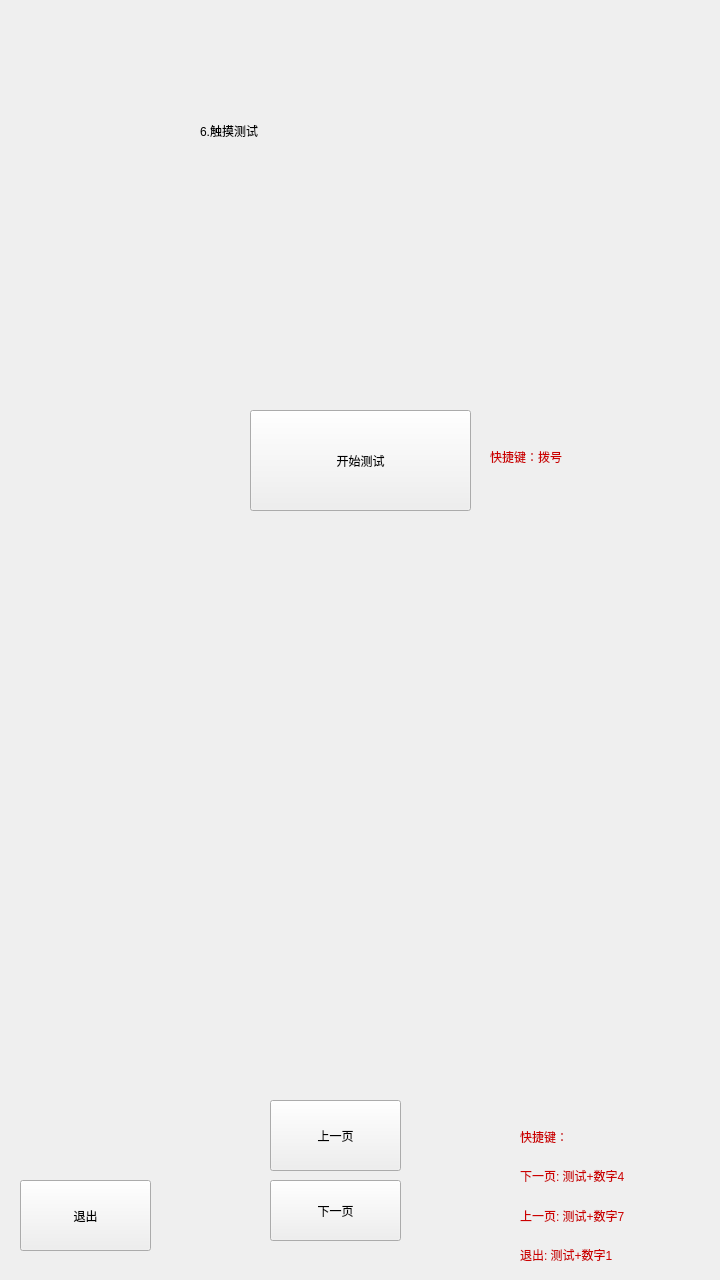
   <widget class="QWidget" name="page_5">
    <widget class="QLabel" name="label_Page2_title_4">
     <property name="geometry">
      <rect>
       <x>200</x>
       <y>80</y>
       <width>311</width>
       <height>101</height>
      </rect>
     </property>
     <property name="styleSheet">
      <string notr="true">font: 40pt &quot;Ubuntu&quot;;</string>
     </property>
     <property name="text">
      <string>6.触摸测试</string>
     </property>
    </widget>
    <widget class="QPushButton" name="pushButton_Next2_2">
     <property name="enabled">
      <bool>true</bool>
     </property>
     <property name="geometry">
      <rect>
       <x>270</x>
       <y>1180</y>
       <width>131</width>
       <height>61</height>
      </rect>
     </property>
     <property name="focusPolicy">
      <enum>Qt::NoFocus</enum>
     </property>
     <property name="styleSheet">
      <string notr="true">font: 20pt &quot;Ubuntu&quot;;</string>
     </property>
     <property name="text">
      <string>下一页</string>
     </property>
    </widget>
    <widget class="QPushButton" name="pushButton_start_lcd_touch">
     <property name="geometry">
      <rect>
       <x>250</x>
       <y>410</y>
       <width>221</width>
       <height>101</height>
      </rect>
     </property>
     <property name="focusPolicy">
      <enum>Qt::NoFocus</enum>
     </property>
     <property name="styleSheet">
      <string notr="true">font: 20pt &quot;Ubuntu&quot;;</string>
     </property>
     <property name="text">
      <string>开始测试</string>
     </property>
    </widget>
    <widget class="QPushButton" name="pushButton_Last1_2">
     <property name="geometry">
      <rect>
       <x>270</x>
       <y>1100</y>
       <width>131</width>
       <height>71</height>
      </rect>
     </property>
     <property name="focusPolicy">
      <enum>Qt::NoFocus</enum>
     </property>
     <property name="styleSheet">
      <string notr="true">font: 20pt &quot;Ubuntu&quot;;</string>
     </property>
     <property name="text">
      <string>上一页</string>
     </property>
    </widget>
    <widget class="QPushButton" name="pushButton_Exit2_2">
     <property name="geometry">
      <rect>
       <x>20</x>
       <y>1180</y>
       <width>131</width>
       <height>71</height>
      </rect>
     </property>
     <property name="focusPolicy">
      <enum>Qt::NoFocus</enum>
     </property>
     <property name="styleSheet">
      <string notr="true">font: 20pt &quot;Ubuntu&quot;;</string>
     </property>
     <property name="text">
      <string>退出</string>
     </property>
    </widget>
    <widget class="QWidget" name="verticalLayoutWidget_13">
     <property name="geometry">
      <rect>
       <x>520</x>
       <y>1120</y>
       <width>191</width>
       <height>151</height>
      </rect>
     </property>
     <layout class="QVBoxLayout" name="verticalLayout_13">
      <item>
       <widget class="QLabel" name="label_52">
        <property name="styleSheet">
         <string notr="true">font: 15pt &quot;Ubuntu&quot;;
color: rgb(204, 0, 0);</string>
        </property>
        <property name="text">
         <string>快捷键：</string>
        </property>
       </widget>
      </item>
      <item>
       <widget class="QLabel" name="label_53">
        <property name="styleSheet">
         <string notr="true">font: 15pt &quot;Ubuntu&quot;;
color: rgb(204, 0, 0);</string>
        </property>
        <property name="text">
         <string>下一页: 测试+数字4</string>
        </property>
       </widget>
      </item>
      <item>
       <widget class="QLabel" name="label_54">
        <property name="styleSheet">
         <string notr="true">font: 15pt &quot;Ubuntu&quot;;
color: rgb(204, 0, 0);</string>
        </property>
        <property name="text">
         <string>上一页: 测试+数字7</string>
        </property>
       </widget>
      </item>
      <item>
       <widget class="QLabel" name="label_55">
        <property name="styleSheet">
         <string notr="true">font: 15pt &quot;Ubuntu&quot;;
color: rgb(204, 0, 0);</string>
        </property>
        <property name="text">
         <string>退出: 测试+数字1</string>
        </property>
       </widget>
      </item>
     </layout>
    </widget>
    <widget class="QLabel" name="label_28">
     <property name="geometry">
      <rect>
       <x>490</x>
       <y>440</y>
       <width>151</width>
       <height>33</height>
      </rect>
     </property>
     <property name="styleSheet">
      <string notr="true">font: 15pt &quot;Ubuntu&quot;;
color: rgb(204, 0, 0);</string>
     </property>
     <property name="text">
      <string>快捷键：拨号</string>
     </property>
    </widget>
   </widget>
